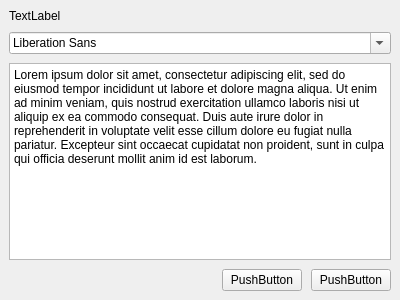
<?xml version="1.0" encoding="UTF-8"?>
<ui version="4.0">
 <class>Form</class>
 <widget class="QWidget" name="Form">
  <property name="geometry">
   <rect>
    <x>0</x>
    <y>0</y>
    <width>400</width>
    <height>300</height>
   </rect>
  </property>
  <property name="windowTitle">
   <string>Form</string>
  </property>
  <layout class="QVBoxLayout" name="verticalLayout_2">
   <property name="spacing">
    <number>9</number>
   </property>
   <property name="leftMargin">
    <number>9</number>
   </property>
   <property name="topMargin">
    <number>9</number>
   </property>
   <property name="rightMargin">
    <number>9</number>
   </property>
   <property name="bottomMargin">
    <number>9</number>
   </property>
   <item>
    <widget class="QLabel" name="label">
     <property name="text">
      <string>TextLabel</string>
     </property>
    </widget>
   </item>
   <item>
    <widget class="QFontComboBox" name="fontComboBox"/>
   </item>
   <item>
    <widget class="QPlainTextEdit" name="plainTextEdit">
     <property name="plainText">
      <string>Lorem ipsum dolor sit amet, consectetur adipiscing elit, sed do eiusmod tempor incididunt ut labore et dolore magna aliqua. Ut enim ad minim veniam, quis nostrud exercitation ullamco laboris nisi ut aliquip ex ea commodo consequat. Duis aute irure dolor in reprehenderit in voluptate velit esse cillum dolore eu fugiat nulla pariatur. Excepteur sint occaecat cupidatat non proident, sunt in culpa qui officia deserunt mollit anim id est laborum.</string>
     </property>
    </widget>
   </item>
   <item>
    <layout class="QHBoxLayout" name="horizontalLayout">
     <item>
      <spacer name="horizontalSpacer">
       <property name="orientation">
        <enum>Qt::Horizontal</enum>
       </property>
       <property name="sizeHint" stdset="0">
        <size>
         <width>40</width>
         <height>20</height>
        </size>
       </property>
      </spacer>
     </item>
     <item>
      <widget class="QPushButton" name="pushButton">
       <property name="text">
        <string>PushButton</string>
       </property>
      </widget>
     </item>
     <item>
      <widget class="QPushButton" name="pushButton_2">
       <property name="text">
        <string>PushButton</string>
       </property>
      </widget>
     </item>
    </layout>
   </item>
  </layout>
 </widget>
 <resources/>
 <connections/>
</ui>
